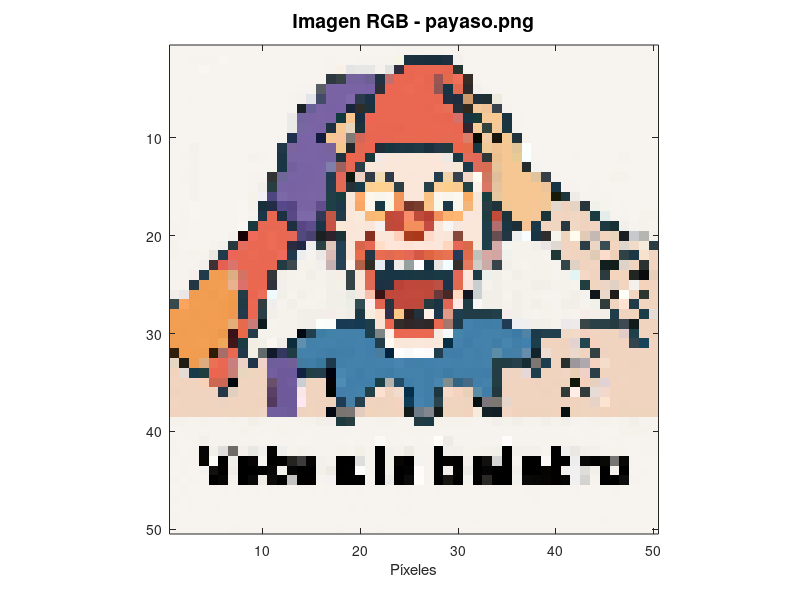
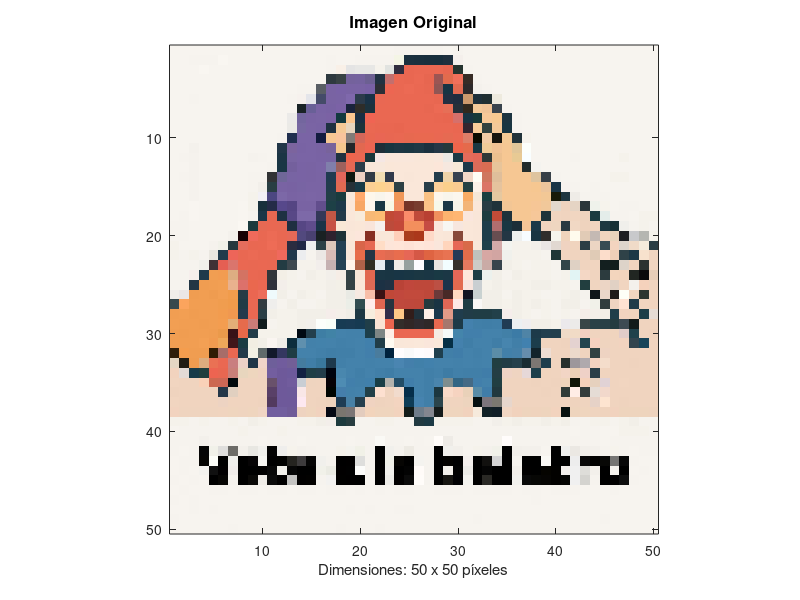

MATLAB code to generate these figures, in order:
clc #Limpiar la ventana de comandos
clear all #Elimina todas las variables creadas
close all #Cierra todas las ventanas creadas
pkg load image; #Cargar paquete de imágenes

# Imagen convertida desde: payaso.png
# Dimensiones: 50x50 píxeles
#==================================================

# Matriz del canal ROJO
IM_R = [
    247 247 247 247 247 247 247 247 247 247 247 247 247 247 247 247 247 247 247 247 247 247 247 246 246 246 246 246 247 246 247 247 247 247 247 247 247 247 247 247 247 247 247 247 247 247 247 247 247 247;
    247 247 246 246 246 249 247 247 247 247 247 247 247 247 247 247 246 247 247 246 246 246 246 244  27  26  25  24  30 244 247 247 247 247 247 247 247 247 247 247 247 247 247 247 247 247 247 247 247 247;
    247 247 247 249 247 247 247 247 247 247 247 247 247 247 247 247 246 249 228 231 231 245 225  48 233 234 234 234 232  37 246 247 247 247 247 247 247 247 247 247 247 247 247 247 247 247 247 247 247 247;
    247 247 247 247 247 247 247 247 247 247 247 247 247 247 247 247  46  56 116 116 108  33 195 234 233 235 231 156 226 241  55 246 247 247 247 247 247 247 247 247 247 247 247 247 247 247 247 247 247 247;
    247 247 247 247 247 247 247 247 247 247 247 247 247 246 246  89 121 121 121 121 120  44 237 234 236 234 232 144  23 226  46 244 246 247 247 247 247 247 247 247 247 247 247 247 247 247 247 247 247 247;
    247 247 246 247 247 247 247 247 247 247 247 247 246 246 228  68 121 121 127  43  25 233 234 234 234 234 234 232  34  32 205  31  32 238 247 247 247 247 247 247 247 247 247 247 247 247 247 247 247 247;
    247 247 247 247 247 247 247 247 247 247 247 247 247  25 105 121 120 123  25  46  28 234 234 234 234 234 232 236 230  38  49 243 240  57 246 247 247 247 247 247 247 247 247 247 247 247 247 247 247 247;
    247 247 247 247 247 247 247 247 247 247 247 247 235 115 121 122 123  18 251  25 240 234 234 234 234 234 234 233 232 214  23  23 247 248  28 246 247 247 247 247 247 247 247 247 247 247 247 247 247 247;
    247 247 247 247 247 247 247 247 247 247 247 247 235 119 122 121  30 244 231  28 234 233 233 232 234 234 234 234 234 233  50 248  50 245  25 246 247 247 247 247 247 247 247 247 247 247 247 247 247 247;
    247 247 247 247 247 247 247 247 247 247 247 246  32 122 122  19 246 248 129 211 233 233 232 233 231 233 233 233 230 234 221   9 242  24 244  34 246 247 247 247 247 247 247 247 247 247 247 247 247 247;
    247 247 244 247 247 247 247 247 247 247 247  33 124 121 122 121 120 244  34 226 236  29  23  28  26  30  26  36  36 237 229  25 240 241 245 225 252 247 247 247 247 247 247 247 247 247 247 247 247 247;
    247 246 245 247 247 247 247 247 245 246 247  27 121 122 122 121 120  32 237 232  25 245 249 249 249 249 250 249 236  27 228 227  47 236 246 232 249 247 247 247 247 246 247 247 247 247 245 247 247 247;
    247 247 245 247 247 247 247 247 247 247 246  25 116 121 121 122 128 156 229  43 249 248 250 250 250 250 250 252 246 246  28 220 217 231 246 246  35 244 247 247 247 247 247 247 247 247 247 247 247 247;
    247 246 245 247 247 247 247 247 246 246  50 111 120 121 121 122  32 226  14 238  49 242  49 250 249 250 250  35 238  54 243 255 207 223 246 246 246 222  55 246 247 247 247 247 247 245 245 247 247 247;
    247 247 245 247 247 247 247 247 246 242  41 121 120 120 122 122  34 225  38  24 252 254 254  45 250 250  40 252 251 250  38 252 219 229 246 246 246 246 236  25 247 246 247 246 247 247 247 247 247 247;
    247 247 245 247 247 247 247 247 245 242  76 124 121 122 123 122  34  25 248 255 253 248 253 239 250 250 249 253 248 251 249 245  25 229 246 246 246 246 242  23  30 239 246 246 246 247 247 247 247 247;
    247 247 248 247 247 247 247 248 245  24  36  87  85 121 121  98  29  29 250 248 253  25 247 243 116 120 251 247  28 249 243 250  41  31 242 246 246 246 241 227 239 229  42 239 246 247 246 246 247 247;
    247 246 248 247 247 247 247 248 246  28 232  30  88 125 125  51 194  35 250 248 248 251 193 196 250 192 184 240 252 255 250 249  29 195  30 246 246 246  28 241 240 241 238  26 228 246 246 247 245 245;
    246 246 247 247 247 247 247 250  27 230 233 231  30  86  95  26 198 249 249 250 249 246 188 195 243 243 197 250 247 247 250 249  29 176  26  28 245  27 240 239  40 241 239 241  29  23 240 246 245 246;
    246 246 247 247 247 247 244  23 239 233 236 233 230  82  73  25  46  29 250 252 135 249 250 255 170 171 254 250 249 135 250 249  29 104  35 238 247  25  47 245 240 255 225 196 241 233  29 200 181 245;
    245 247 247 247 245 241  38 229 233 234 238 233  43  32 238  44 223  36 249 216 230 255 253 255 254 255 255 250 255 230 216 248  30 212 243 245 245 242 234 225 240 240  43 236  56 243 222 240 244  42;
    245 246 245 246 234  33 237 233 235 233 233 239  32 236 246 236 218  35 249 231  36 232 225 232 230 213 223 229 232  38 225 191 215 210 240 245 245 245 246  31 241 240 239 224 252 238  47  28 247 240;
    246 246 246 241  64 229 218 234 233 234 233  35  62 245 245 242 197  38 255 175  46 229  25 239 150 252  19 232 242  53 230 205 202  55 242 245 246 245 245 246  50 223 240 241  19  18 221 240  44 241;
    246 246 246  31 241 242 221 211 233 232  50 243 245 246 242 245 242 246  51 249 226  26  25  24  25  27  26  25  27 229 254  29 236 242 246 242 245 245 245 246 245 226 244 240  44 243 242  33  10 231;
    246 246  35 240 241 242 233 220 234 235  47 243 245 245 245 245 242 243  53 250 223  28  32 185 192 190 190 188  27 226 248 201 245 242 245 245 245 242 242 245 245 246  34 240 236 225 241 244 245 240;
    241 235 240 241 239 242 241  37 234 236 239 242 246 242 245 246 242 242 233 246 248  58 192 193 194 194 190 106  72 255  18 201 242 242 246 242 245 245 246 246 245 242 245  15 234  32 254 241  44 240;
     55 251 241 241 241 240 240  32 234  50 239 246 242 246 246 245 242 242 235  49 255 224  38 191 190 190  37  26 224 254  31 248 242 242 245 242 245 242 245 246 242 242 246 241  49 239 255  32 241 240;
    241 242 240 241 241 242 240  36 234  42 242 245 245 242 242 242 245 244 240  29 246 255  50 255  50  33 255  27 225  32  33  32  32  34 245 242 245 246 245 246 245 246 246 244 243  32 242 240  28 229;
    242 241 241 240 241 243 227 230 202  16 246 245 245 242 242 252 249  23  25  22  32 249 236  50  49  48  46 233 166  29  68  65  64  65  32 236 240 242 242 245 235 236  58  42  41  36  61  18 240 240;
    241 240 241 241 240 235  57 234  34 245 245 245 245   0  35  62  65  68  67  67  29 125 253 233 234 234 234 245 246  68  66  66  68  68  66  60  79  29  34  34 239 241 243 240 240 240 225  31 240 239;
    241 241 241 243 241 239  64  26 242 242 250 240  13  95  67  67  68  66  67  68  65  33 254 249 250 250 250 250   6  68  64  68  68  64  71  65  65  28 240 240 239 228  35 246 239 240 242  50  23 240;
     48 244 240 240  48 167 233  34 242  96  18  52  31  68  68  66  64  65  65  68  66  74   0 254 249 254 254  31  65  64  68  66  68  91  66  69 102  18 238 240 240 235 240  50 238 240 240 240 240 240;
    229  33 239 221 234 234 201 236  30 240 110 113 114  68  64  58  30  66  68  68  67  68  68  74  68  65  66  68  68  67  68  67  68  33  33  37  24 124  30 240  39 156 175 244 244 240 240 239 240 240;
    242 228  23  31 237 232 201 232 238 240 115 110 109  18  32  35   0  73  68  65  68  65  63  68  68  68  65  67  62  66  65  65  64  36 239 239 230  29 240 240 242 234 239  43 240 240 240 240 240 240;
    241 240 240 249 204 204   1 240 240 240 105 110 113 201 239 240   7  78  66  66  65  25 179  35  65  68  65  74 127  50  69  66  68  33 240 240 240 239 240 239 239  15 245 230 225 240 241 240 240 240;
    239 240 240 240 240  36 225 240 240 240  89 110 109 249 240 240   0  69  67  68  34 253 240 241   5  68  65  28 249 246 233  89  64  33 240 240 240 240 239 240  48 255  51 229 242 240 240 240 240 240;
    241 240 240 240 240 237 240 240 240 239  82 110 110 253 240 239 237  30  72  37 240 239 240 243  14  70  65  43 240 240 237   6 124 123 231 240 240 240 240 240 240 239 239 230 253 240 239 240 240 240;
    242 239 239 239 239 240 239 239 239 240 113 113 111 238 239 241   4 122 123 227 242 239 239 242  19 110 131  21 239 239 241 246  18  16 241 241 238 239 238 242   6 238 239 239 239 241 238 238 238 238;
    245 245 246 245 246 246 245 246 242 245 246 246 246 245 245 242 243  29  40 246 246 245 245 246 246  33  28 245 245 245 245 246 246 242 245 242 245 245 242 245 242 246 246 245 245 246 245 242 246 246;
    247 246 246 246 246 246 246 245 246 246 246 245 246 246 246 246 246 246 246 246 246 246 246 246 246 246 246 246 246 246 246 246 246 246 246 246 246 246 246 246 246 247 246 246 247 247 245 245 245 246;
    246 246 246 243 246 246 246 246 246 247 246 246 246 247 246 246 246 246 247 246 246 250 246 246 247 246 247 255 238 246 246 246 246 246 255 246 246 246 246 246 246 246 246 246 247 246 246 246 246 246;
    246 247 246   5 241 223 109 243 232 241   3 239 246 244 245 246 246 245 244 241 246   0 241 245 237 246 246   0 241 242 246 245 244 241   0 242 243 243 247   0 240 235 242 243 246 246 246 247 246 246;
    247 246 246   6 252   0 240   0   6 246   0   1  37  61   5 241 245   0   1 222 246   0 241   6   0 244 246   0   3   0 243   0  18 213   0 246   0   0 250   0   0 237   8   1   8 118   8 246 247 247;
    247 246 247 243  16   2 240   0   0   1   8 241   6   0   0 241 235   1   1 252 246   0 241   0   3 255 246   0 242   2 236   0   5   0   0 242   1   0   5   2 243 240 222 243   0 245   0 247 246 247;
    246 247 246 247   0   7 245   0  10 240  11   1 196   1   2 246 243   1   1   0 247   0 237   1  11 255 246   0  22   1 244   0  42   0   0 242   9   7   6   2   4 240 212 246   0   1  14 246 247 247;
    247 246 247 247 246 246 247 246 246 247 246 246 247 246 246 247 246 246 247 246 247 246 247 246 246 247 247 246 246 246 247 246 246 246 246 247 246 246 247 246 246 246 247 247 247 246 247 247 247 247;
    246 247 246 247 247 247 247 247 247 247 247 247 247 247 247 247 247 247 247 247 247 247 247 247 247 247 247 247 247 247 247 247 247 247 247 247 247 246 247 247 247 247 247 247 247 247 247 247 247 247;
    247 247 246 247 246 247 247 247 247 247 247 247 247 247 247 247 247 247 246 247 246 247 247 246 246 247 247 247 247 247 247 247 247 247 247 247 247 247 247 247 247 247 247 247 247 247 247 247 247 247;
    246 247 247 247 247 247 247 247 247 247 247 247 247 247 247 247 247 247 247 247 247 247 247 247 247 247 247 247 247 247 247 246 247 247 247 247 247 247 247 247 247 247 247 247 246 247 247 247 247 247;
    247 247 247 247 247 247 246 247 247 247 247 247 247 247 247 247 247 246 247 247 247 246 247 247 247 247 247 247 247 247 247 247 247 247 247 247 247 247 247 247 247 247 247 247 247 247 247 247 247 247
];

# Matriz del canal VERDE
IM_G = [
    244 244 244 244 244 244 244 244 244 244 244 244 244 244 244 244 244 244 244 244 244 244 244 243 243 243 243 243 244 243 244 244 244 244 244 244 244 244 244 244 244 244 244 244 244 244 244 244 244 244;
    244 244 243 243 243 246 244 244 244 244 244 244 244 244 244 244 243 244 244 243 243 243 243 245  49  48  47  47  48 239 244 244 244 244 244 244 244 244 244 244 244 244 244 244 244 244 244 244 244 244;
    244 244 244 246 244 244 244 244 244 244 244 244 244 244 244 244 243 240 228 231 231 242 227  45 103 104 104 104 102  52 243 244 244 244 244 244 244 244 244 244 244 244 244 244 244 244 244 244 244 244;
    244 244 244 244 244 244 244 244 244 244 244 244 244 244 244 244  57  66  98  98  96  50 111 104 103 105 102  85 107 112  44 243 244 244 244 244 244 244 244 244 244 244 244 244 244 244 244 244 244 244;
    244 244 244 244 244 244 244 244 244 244 244 244 244 243 243  94  99  98  99  99  97  47 102 104 106 104 103  86  52 106  42 241 243 244 244 244 244 244 244 244 244 244 244 244 244 244 244 244 244 244;
    244 244 243 244 244 244 244 244 244 244 244 244 243 241 229  75  99  99 104  59  50 104 104 104 104 104 104 103  47  45 154  48  47 234 244 244 244 244 244 244 244 244 244 244 244 244 244 244 244 244;
    244 244 244 244 244 244 244 244 244 244 244 244 244  35  96  99  98  98  35  45  50 104 104 104 104 104 103 106 111  48  41 201 196  67 243 244 244 244 244 244 244 244 244 244 244 244 244 244 244 244;
    244 244 244 244 244 244 244 244 244 244 244 244 234 102  99 100  98  57 198  46 100 104 104 104 104 104 104 103 102 112  52  57 201 201  52 243 244 244 244 244 244 244 244 244 244 244 244 244 244 244;
    244 244 244 244 244 244 244 244 244 244 244 244 234 104 100  99  49 201 213  51 104 103 103 102 104 104 104 104 104 103  37 205  66 201  53 243 244 244 244 244 244 244 244 244 244 244 244 244 244 244;
    244 244 244 244 244 244 244 244 244 244 244 243  47 100 100  27 199 196 124 103 103 102 103 104 105 105 105 104 106 104 126  11 203  21 201  51 243 244 244 244 244 244 244 244 244 244 244 244 244 244;
    244 244 241 244 244 244 244 244 244 244 244  54 100  99 100  99  99 199  39 104 101  46  53  54  54  56  49  55  57 101 106  55 203 194 199 198 255 244 244 244 244 244 244 244 244 244 244 244 244 244;
    244 243 242 244 244 244 244 244 242 243 244  53 101 100 100  99 100  50 101 103  54 231 231 231 231 231 231 231 233  57 107 104  56 192 199 202 254 244 244 244 244 243 244 244 244 244 242 244 244 244;
    244 244 242 244 244 244 244 244 244 244 243  54  96  99  99 100 127  97 104  61 231 232 231 231 231 231 231 230 232 233  57 107 109 196 199 199  45 243 244 244 244 244 244 244 244 244 244 244 244 244;
    244 243 242 244 244 244 244 244 243 243  51 103 100  99  99 100  59 102  24 209  59 221  58 231 230 231 231  61 211  66 216 254 119 190 199 199 199 196  64 243 244 244 244 244 244 242 242 244 244 244;
    244 244 242 244 244 244 244 244 243 239  62  99  98 100 100 100  60 106  49  58 207 211 208  64 231 231  62 207 208 204  66 242 117 195 199 199 199 199 197  52 242 243 244 243 244 244 244 244 244 244;
    244 244 242 244 244 244 244 244 242 240  71 104  99 100 101 100  63  60 232 169 247 245 246 151 231 231 193 246 245 247 172 232  63 200 199 199 199 199 200  26  54 236 243 243 243 244 244 244 244 244;
    244 244 245 244 244 244 244 245 242  48  43  72  69  99  99  78  64  56 231 167 246  57 248 145  52  61 195 248  56 245 181 231  60  51 198 199 199 198 200 217 211 212  53 242 243 244 243 243 244 244;
    244 243 245 244 244 244 244 245 243  54 103  49  72 105 105  56  87  58 231 235 185 187  74  74 140  75  64 144 179 182 230 230  60  76  50 199 199 199  51 213 212 214 211  59 237 243 243 244 242 242;
    243 243 244 244 244 244 244 247  58 105 104 105  47  70  76  51  82 232 230 231 229 241  75  72 143 143  76 230 246 230 231 230  61 110  54  46 197  56 212 214  57 216 211 213  56  48 239 243 242 243;
    243 243 244 244 244 244 241   1 106 104 107 104 105  73  65  33  34  50 231 230  47 231 231 207  61  56 217 231 230  73 231 230  61  78  54 240 252  53  46 245 212 251 203 185 213 213  30 201 182 242;
    242 244 244 244 242 241  57 109 104 104 108 104  44  39 238  65 200  63 230 101 104 221 229 229 226 230 228 230 213 103 106 232  64 171 244 242 242 239 230 216 211 212  62 213  76 212 213 219 235  61;
    242 243 242 243 231  59 101 104 106 104 104 105  57 237 243 232 187  64 230 108  53 108 107 109 103  88 100 110 115  57 108 193 167 165 241 242 242 242 243  55 214 212 212 203 221 208  66  56 226 213;
    243 243 243 240  49  95 117 104 104 104 104  60  73 242 242 238 177  65 244  98  46 236  52 235 160 251  48 228 253  48 122 204 171  68 239 242 243 242 242 243  69 209 212 213  31  30 211 212  50 213;
    243 243 238  58 158 156 174 115 104 103  55 239 242 243 239 242 239 237  66 230 104  54  53  53  54  55  54  57  55 103 232  62 241 239 243 239 242 242 242 243 242 244 215 212  59 213 212  38  10 206;
    243 243  54 157 158 159 177 113 104 103  49 238 242 242 242 242 239 240  67 231 106  49  49  67  71  72  72  80  51 106 228 206 242 239 242 242 242 239 239 242 242 243  62 213 213 209 213 241 210 212;
    238 231 157 158 156 159 156  59 102 109 250 239 243 239 242 243 239 239 234 233 190  19  72  72  74  74  72  58  41 218  22 210 239 239 243 239 242 242 243 243 242 239 242  23 216  28 255 213  53 212;
     73 164 158 158 158 157 155  59 104  59 238 243 239 243 243 242 239 239 238  77 236 102  52  73  72  72  58  52 103 233  60 247 239 239 242 239 242 239 242 243 239 239 243 241  61 212 226  60 213 212;
    158 159 157 158 158 156 152  57 104  62 239 242 242 239 239 239 237 239 237  56 237 225  45 200  29  50 239  54 154  61  60  61  61  64 237 239 242 243 242 243 242 243 237 239 239  62 211 212  62 220;
    159 158 158 157 158 157 174 107 124  27 243 242 242 239 239 254 254  59  59  58  62 227 101  45  39  42  40 105 119  58 129 127 126 127  60 240 238 239 239 242 233 235  69  65  64  60  74  27 212 212;
    158 157 158 158 157 154  18 105  60 242 242 242 242   9  63 126 131 130 129 129  63 134 240 104 104 104 104 235 250 133 127 127 130 130 128 123 132  58  63  63 218 219 207 212 212 212 204  65 212 211;
    158 158 158 160 155 168  22  59 238 239 245 237  45 144 129 130 130 128 129 130 128  61 250 231 231 232 230 232  47 129 126 130 130 126 133 127 129  61 212 212 211 210  69 209 212 212 211  68  68 212;
     31 157 157 157  28 109 104  57 240 106  25  55  60 130 130 128 126 127 127 130 127 124  34 252 249 252 250  63 127 125 130 128 130 141 128 128 141  35 221 212 212 217 212  66 211 212 212 212 212 212;
    214  29 156 173 113 104 127 209  53 212  95  92  95 124 126 120  57 128 130 130 129 130 130 133 127 128 129 130 130 129 130 129 130  62  60  64  44 119  62 212  48 151 169 211 221 212 212 211 212 212;
    211 219  59  63 100 103 128 214 214 211  94  89  90  33  62  61   3 135 130 127 130 127 125 130 130 130 127 129 124 128 127 127 125  61 211 212 216  63 212 212 213 208 209  63 212 212 212 212 212 212;
    213 212 212 209 104 103   9 212 212 212  81  89  92 206 212 212   2 140 127 128 128  62 178  77 126 130 127 133 141 101 106 127 130  62 212 212 212 211 212 211 213  21 209 209 210 212 213 212 212 212;
    211 212 212 212 212  55 208 212 212 212  64  89  90 231 212 212   5 126 129 130  64 224 212 219  46 130 127  55 218 211 209 140 125  56 212 212 212 212 211 212  59 237  60 220 216 212 212 212 212 212;
    213 212 212 212 212 211 212 212 212 211  58  89  89 232 212 211 210  60 128  63 211 211 212 212  60 131 127  68 212 212 212  16 117 120 214 212 212 212 212 212 212 211 212 210 228 212 211 212 212 212;
    211 212 212 212 212 212 213 212 213 213  94  94  91 211 213 210   8 117 117 204 212 213 213 211  28 124 134  27 213 213 210 234  33  30 214 210 212 211 212 211  16 212 213 212 211 210 212 212 212 211;
    242 242 243 242 243 243 242 243 239 242 243 243 243 242 242 239 238  58  61 243 243 242 242 243 243  58  58 242 242 242 242 243 243 239 242 239 242 242 239 242 239 243 243 242 242 243 242 239 243 243;
    244 243 243 243 243 243 243 242 243 243 243 242 243 243 243 243 243 243 243 243 243 243 243 243 243 243 243 243 243 243 243 243 243 243 243 243 243 243 243 243 243 244 243 243 244 244 242 242 242 243;
    243 243 243 240 243 243 243 243 243 244 243 243 243 244 243 243 243 243 244 243 243 249 243 243 244 243 244 252 235 243 243 243 243 243 252 243 243 243 243 243 243 243 243 243 244 243 243 243 243 243;
    243 244 243   5 241 222 108 240 231 240   3 238 243 241 242 243 243 242 243 241 243   0 240 242 234 243 243   0 240 239 243 242 241 241   0 239 240 240 244   0 240 232 239 240 243 243 243 244 243 243;
    244 243 243   5 253   0 239   0   4 245   0   1  36  59   5 240 242   0   0 222 243   0 241   5   0 243 243   0   2   0 239   0  17 213   0 243   0   0 249   0   0 237   8   0   8 117   8 243 244 244;
    244 243 244 242  16   0 236   0   0   0   8 240   6   0   0 241 235   0   1 252 243   0 240   0   3 251 243   0 239   2 235   0   5   0   0 239   0   0   4   1 239 240 221 240   0 242   0 244 243 244;
    243 244 243 244   0   6 242   0   9 237  11   0 195   0   1 243 242   1   0   0 244   0 236   0  11 252 243   0  21   1 243   0  41   0   0 241   9   7   5   1   4 240 211 243   0   0  14 243 244 244;
    244 243 244 244 243 243 244 243 243 244 243 243 244 243 243 244 243 243 244 243 244 243 244 243 243 244 244 243 243 243 244 243 243 243 243 244 243 243 244 243 243 243 244 244 244 243 244 244 244 244;
    243 244 243 244 244 244 244 244 244 244 244 244 244 244 244 244 244 244 244 244 244 244 244 244 244 244 244 244 244 244 244 244 244 244 244 244 244 243 244 244 244 244 244 244 244 244 244 244 244 244;
    244 244 243 244 243 244 244 244 244 244 244 244 244 244 244 244 244 244 243 244 243 244 244 243 243 244 244 244 244 244 244 244 244 244 244 244 244 244 244 244 244 244 244 244 244 244 244 244 244 244;
    243 244 244 244 244 244 244 244 244 244 244 244 244 244 244 244 244 244 244 244 244 244 244 244 244 244 244 244 244 244 244 243 244 244 244 244 244 244 244 244 244 244 244 244 243 244 244 244 244 244;
    244 244 244 244 244 244 243 244 244 244 244 244 244 244 244 244 244 243 244 244 244 243 244 244 244 244 244 244 244 244 244 244 244 244 244 244 244 244 244 244 244 244 244 244 244 244 244 244 244 244
];

# Matriz del canal AZUL
IM_B = [
    239 239 239 239 239 239 239 239 239 239 239 239 239 239 239 239 239 239 239 239 239 239 239 238 238 238 238 238 239 238 239 239 239 239 239 239 239 239 239 239 239 239 239 239 239 239 239 239 239 239;
    239 239 238 238 238 241 239 239 239 239 239 239 239 239 239 239 238 239 239 238 238 238 238 229  63  62  61  61  62 235 239 239 239 239 239 239 239 239 239 239 239 239 239 239 239 239 239 239 239 239;
    239 239 239 241 239 239 239 239 239 239 239 239 239 239 239 239 238 231 228 229 229 235 224  62  81  82  82  82  80  47 238 239 239 239 239 239 239 239 239 239 239 239 239 239 239 239 239 239 239 239;
    239 239 239 239 239 239 239 239 239 239 239 239 239 239 239 239  63  68 156 158 146  66 109  82  81  83  80  83  77  91  38 238 239 239 239 239 239 239 239 239 239 239 239 239 239 239 239 239 239 239;
    239 239 239 239 239 239 239 239 239 239 239 239 239 238 238 100 163 166 164 164 165  54  82  82  84  82  81  84  68  81  43 236 238 239 239 239 239 239 239 239 239 239 239 239 239 239 239 239 239 239;
    239 239 238 239 239 239 239 239 239 239 239 239 238 237 234 104 163 164 172  75  70  83  82  82  82  82  82  81  66  62 109  58  50 222 239 239 239 239 239 239 239 239 239 239 239 239 239 239 239 239;
    239 239 239 239 239 239 239 239 239 239 239 239 239  37 151 164 163 166  60  41  61  82  82  82  82  82  81  84  87  57  30 153 151  77 238 239 239 239 239 239 239 239 239 239 239 239 239 239 239 239;
    239 239 239 239 239 239 239 239 239 239 239 239 232 158 163 164 164  62 144  67  83  82  82  82  82  82  82  81  80 107  66  56 152 145  64 238 239 239 239 239 239 239 239 239 239 239 239 239 239 239;
    239 239 239 239 239 239 239 239 239 239 239 239 230 161 164 164  64 150 189  59  82  81  81  80  82  82  82  82  82  81  47 154  63 152  65 238 239 239 239 239 239 239 239 239 239 239 239 239 239 239;
    239 239 239 239 239 239 239 239 239 239 239 238  78 165 165  63 147 156 120  90  81  84  82  82  80  80  80  82  82  82 104   0 164  14 148  58 236 239 239 239 239 239 239 239 239 239 239 239 239 239;
    239 239 236 239 239 239 239 239 239 239 239  71 158 164 165 163 155 142  42  80  82  56  64  67  66  69  63  70  60  75  75  66 151 148 147 153 251 239 239 239 239 239 239 239 239 239 239 239 239 239;
    239 238 237 239 239 239 239 239 237 238 239  68 162 165 165 164 163  64  77  81  58 228 219 219 219 217 217 219 228  68  90  88  55 143 147 148 255 239 239 239 239 238 239 239 239 239 235 239 239 239;
    239 239 237 239 239 239 239 239 239 239 238  68 157 164 163 165 171  93  84  73 217 219 216 217 217 217 217 217 223 216  73  89  83 154 147 147  44 239 239 239 239 239 239 239 239 239 239 239 239 239;
    239 238 237 239 239 239 239 239 238 238  53 152 163 164 163 164  80  90  16 195  69 178  75 217 216 217 217  76 168  80 199 245  95 155 147 147 147 159  71 238 239 239 239 239 239 235 235 239 239 239;
    239 239 237 239 239 239 239 239 238 234  67 163 162 163 164 164  77  82  55  70 148 143 149  68 217 217  73 152 140 145  67 232 102 158 147 147 147 145 156  69 238 238 239 238 239 239 239 239 239 239;
    239 239 237 239 239 239 239 239 235 245 129 167 163 164 165 164  71  62 219 108 235 236 238  88 217 217 132 236 236 238 100 216  64 160 147 147 147 147 150   9  64 231 238 238 238 239 239 239 239 239;
    239 239 240 239 239 239 239 240 235  60  71 139 131 163 163 141  70  73 217 101 236  68 230  98  40  47 136 234  70 234 120 217  67  58 149 147 147 150 154 205 190 196  57 235 236 239 238 238 239 239;
    239 238 240 239 239 239 239 240 238  71  81  66 134 168 168  88  69  72 217 219 118 115  54  61 107  58  50  93 111 114 221 216  63  56  59 147 147 153  57 192 191 193 190  64 234 238 238 239 235 235;
    238 238 239 239 239 239 239 242  61  83  82  83  65 132 140  71  69 214 216 216 218 238  59  57  93  93  67 219 242 222 217 216  74 111  66  56 151  72 191 192  65 196 190 192  65  52 235 238 235 238;
    238 238 239 239 239 239 236   4  91  82  85  82  87 126 112  35  46  55 217 219  35 217 217 186  30  27 199 217 216  58 217 216  74  81  68 239 255  67  44 237 188 237 182 179 191 188  34 203 177 235;
    235 239 239 239 237 233  63  93  82  82  86  82  64  68 238  70 186  82 216  74  82 198 217 216 214 218 216 219 188  86  73 217  74 169 239 235 235 234 229 209 193 190  69 195  83 191 204 200 220  68;
    235 238 235 238 224  76  89  82  84  82  82  93  77 239 238 229 182  82 216  74  69  82  81  78  86  70  66  76  82  87  75 188 163 162 236 235 235 235 238  55 193 191 191 182 203 184  72  70 205 192;
    238 238 238 235  54  83 109  82  82  82  82  67  79 235 235 235 178  84 236  72  36 242  71 232 159 255  64 225 255  42  94 199 166  76 232 235 238 235 235 238  73 196 191 192  31  28 201 191  48 192;
    238 238 236  75  82  81 130  99  82  81  58 230 235 238 232 235 234 230  71 216  80  68  67  69  68  67  68  68  69  88 219  69 237 232 238 232 235 235 235 238 235 244 197 191  62 189 188  34  12 184;
    238 238  68  81  82  83 142 107  78  82  61 234 235 235 235 235 232 231  68 216  86  68  67  55  60  58  58  68  75  79 221 209 235 232 235 235 235 232 232 235 235 238  63 192 197 196 192 236 188 191;
    233 230  81  82  80  83  76  70  81  90 252 232 238 232 235 238 232 232 228 225 168  20  56  61  60  60  58  58  39 193  33 209 232 232 238 232 235 235 238 238 235 232 237  26 202  25 247 192  48 191;
     77  93  82  82  82  79  75  70  82  64 236 238 232 238 238 235 232 232 231  81 235  81  63  61  60  58  63  67  86 230  68 245 232 232 235 232 235 232 235 238 232 232 238 233  61 193 210  74 192 191;
     82  83  81  82  82  79  80  76  82  69 232 235 235 232 232 232 234 233 230  67 222 206  75 135  26  60 231  75 136  77  71  69  69  74 235 232 235 238 235 238 235 238 232 233 230  73 191 190  72 213;
     83  82  82  81  82  80 120  76 120  29 238 235 235 232 234 251 248  83  84  82  73 213  79  42  38  46  40  80 109  72 173 168 167 168  84 243 239 232 232 235 236 233  71  71  70  64  83  26 191 191;
     82  81  82  82  81  75  23  73  73 235 235 235 235  18  77 164 166 171 170 170  75 133 232  82  82  82  82 226 249 171 171 171 171 171 167 166 166  74  79  77 199 198 193 191 191 190 201  75 191 190;
     82  82  82  84  80  90  26  66 227 232 241 232  60 174 170 171 171 169 170 171 172  72 241 217 217 218 219 218  69 173 167 171 171 167 174 168 175  76 191 191 190 208  79 191 191 191 191  78  89 191;
     11  78  81  81   4 105  82  73 228 107  43  96  68 171 171 169 167 168 168 171 171 157  61 253 249 253 251  78 168 169 171 169 171 168 169 168 172  43 211 191 191 203 191  66 194 191 191 191 191 191;
    195  20  80 127  84  82 128 198  71 201 154 157 151 159 167 157  76 169 171 171 170 171 171 177 171 169 172 171 171 170 171 170 171  66  69  75  51 115  77 191  45 155 173 192 203 191 191 190 191 191;
    190 214  73  62  81  81 121 190 190 193 159 154 156  66  70  74  14 174 171 168 171 168 166 171 171 171 168 170 165 169 168 168 169  68 197 193 216  75 190 191 197 181 199  72 191 191 191 191 191 191;
    192 191 191 184  81  85  12 191 191 191 107 154 157 212 191 191   6 179 171 169 171  70 173 102 170 171 168 173 142 132 133 171 171  66 191 191 191 190 191 190 188   7 187 190 213 191 192 191 191 191;
    190 191 191 191 191  72 192 191 191 191 103 154 154 231 191 191   1 171 170 171  72 208 191 205  74 171 168  64 200 192 185 167 169  62 191 191 191 191 190 191  55 230  59 213 203 191 191 191 191 191;
    192 191 191 191 191 194 191 191 191 190  94 154 154 241 191 190 189  84 165  78 193 190 191 192  86 175 168  75 191 191 190  17 124 113 204 191 191 191 191 191 191 190 191 199 208 191 190 191 191 191;
    191 191 191 191 191 191 190 191 190 196 158 158 152 192 190 190  19 111 117 190 188 190 190 190  25 137 143  27 190 190 189 220  38  39 195 189 189 189 189 190  15 189 190 191 189 190 189 189 189 190;
    235 235 238 235 238 238 235 238 232 235 238 238 238 235 235 232 234  62  64 238 238 235 235 238 238  65  69 235 235 235 235 238 238 234 235 232 235 235 232 235 232 238 238 235 235 238 235 232 238 238;
    239 238 238 238 238 238 238 235 238 238 238 235 238 238 238 238 238 238 238 238 238 238 238 238 238 238 238 238 238 238 238 238 238 238 238 238 238 238 238 238 238 239 238 238 239 239 235 235 235 238;
    238 238 238 235 238 238 238 238 238 239 238 238 238 239 238 238 238 238 239 238 238 245 238 238 239 238 239 249 230 238 238 238 238 238 251 238 238 238 238 238 238 238 238 238 239 238 238 238 238 238;
    238 239 238   5 233 220 104 235 226 236   3 236 236 236 237 238 238 235 238 231 238   0 236 237 227 238 238   0 236 234 238 235 236 233   0 234 235 235 239   0 238 227 234 235 238 236 238 239 238 238;
    239 238 238   3 248   0 235   0   5 241   0   0  32  60   5 236 237   0   0 220 238   0 233   3   0 239 238   0   0   0 236   0  15 213   0 238   0   0 245   0   0 237   8   0   6 115   8 238 239 239;
    239 238 239 238  16   1 233   0   0   0   8 235   6   0   0 233 227   0   1 250 238   0 236   0   3 248 238   0 234   2 231   0   5   0   0 234   0   0   0   0 236 240 217 235   0 237   0 239 238 239;
    238 239 238 239   0   4 237   0   7 232  11   0 193   0   0 238 240   0   0   0 239   0 232   0  11 249 238   0  17   3 239   0  37   0   0 237   9   5   3   0   2 240 207 238   0   0  14 238 239 239;
    239 238 239 239 238 238 239 238 238 239 238 238 239 238 238 239 238 238 239 238 239 238 239 238 238 239 239 238 238 238 239 238 238 238 238 239 238 238 239 238 238 238 239 239 239 238 239 239 239 239;
    238 239 238 239 239 239 239 239 239 239 239 239 239 239 239 239 239 239 239 239 239 239 239 239 239 239 239 239 239 239 239 239 239 239 239 239 239 238 239 239 239 239 239 239 239 239 239 239 239 239;
    239 239 238 239 238 239 239 239 239 239 239 239 239 239 239 239 239 239 238 239 238 239 239 238 238 239 239 239 239 239 239 239 239 239 239 239 239 239 239 239 239 239 239 239 239 239 239 239 239 239;
    238 239 239 239 239 239 239 239 239 239 239 239 239 239 239 239 239 239 239 239 239 239 239 239 239 239 239 239 239 239 239 238 239 239 239 239 239 239 239 239 239 239 239 239 238 239 239 239 239 239;
    239 239 239 239 239 239 238 239 239 239 239 239 239 239 239 239 239 238 239 239 239 238 239 239 239 239 239 239 239 239 239 239 239 239 239 239 239 239 239 239 239 239 239 239 239 239 239 239 239 239
];

# Combinar las matrices RGB
I_RGB(:,:,1) = IM_R;
I_RGB(:,:,2) = IM_G;
I_RGB(:,:,3) = IM_B;
I_RGB = uint8(I_RGB);

# Obtener dimensiones
[r c nm] = size(I_RGB);
printf('Dimensiones de la imagen: %d x %d x %d\n', r, c, nm);

# Mostrar la imagen
figure(1)
imshow(I_RGB);
title('Imagen RGB - payaso.png', 'fontsize', 14)
xlabel('Píxeles')
axis('on')

# Mostrar imagen original sin escalar
figure(2)
imshow(I_RGB);
title('Imagen Original', 'fontsize', 12)
xlabel(sprintf('Dimensiones: %d x %d píxeles', r, c))
axis('on')
